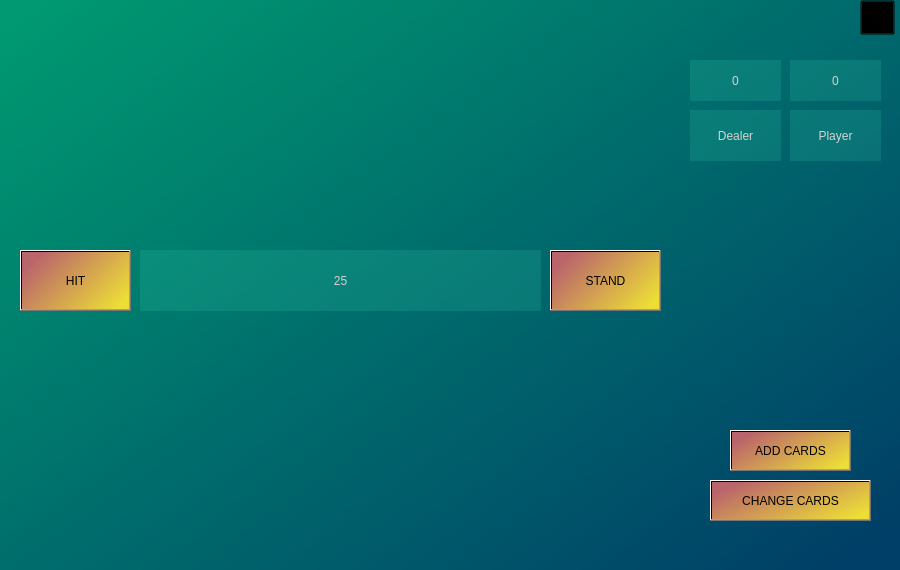
<?xml version="1.0" encoding="UTF-8"?>
<ui version="4.0">
 <class>GameWidget</class>
 <widget class="QWidget" name="GameWidget">
  <property name="geometry">
   <rect>
    <x>0</x>
    <y>0</y>
    <width>900</width>
    <height>570</height>
   </rect>
  </property>
  <property name="windowTitle">
   <string>GameWidget</string>
  </property>
  <property name="styleSheet">
   <string notr="true">color: rgb(255, 255, 255);
background-color: qlineargradient(spread:pad, x1:0, y1:0.051, x2:0.99061, y2:0.932, stop:0 rgba(0, 153, 113, 255), stop:1 rgba(0, 63, 103, 255));</string>
  </property>
  <widget class="QLabel" name="labelDealer1">
   <property name="geometry">
    <rect>
     <x>20</x>
     <y>20</y>
     <width>100</width>
     <height>170</height>
    </rect>
   </property>
   <property name="styleSheet">
    <string notr="true">background-color: rgba(255, 255, 255, 0);</string>
   </property>
   <property name="text">
    <string/>
   </property>
  </widget>
  <widget class="QLabel" name="labelDealer2">
   <property name="geometry">
    <rect>
     <x>130</x>
     <y>20</y>
     <width>100</width>
     <height>170</height>
    </rect>
   </property>
   <property name="styleSheet">
    <string notr="true">background-color: rgba(255, 255, 255, 0);</string>
   </property>
   <property name="text">
    <string/>
   </property>
  </widget>
  <widget class="QLabel" name="labelDealer3">
   <property name="geometry">
    <rect>
     <x>240</x>
     <y>20</y>
     <width>100</width>
     <height>170</height>
    </rect>
   </property>
   <property name="styleSheet">
    <string notr="true">background-color: rgba(255, 255, 255, 0);</string>
   </property>
   <property name="text">
    <string/>
   </property>
  </widget>
  <widget class="QLabel" name="labelDealer4">
   <property name="geometry">
    <rect>
     <x>350</x>
     <y>20</y>
     <width>100</width>
     <height>170</height>
    </rect>
   </property>
   <property name="styleSheet">
    <string notr="true">background-color: rgba(255, 255, 255, 0);</string>
   </property>
   <property name="text">
    <string/>
   </property>
  </widget>
  <widget class="QLabel" name="labelDealer5">
   <property name="geometry">
    <rect>
     <x>460</x>
     <y>20</y>
     <width>100</width>
     <height>170</height>
    </rect>
   </property>
   <property name="styleSheet">
    <string notr="true">background-color: rgba(255, 255, 255, 0);</string>
   </property>
   <property name="text">
    <string/>
   </property>
  </widget>
  <widget class="QLabel" name="labelDealer6">
   <property name="geometry">
    <rect>
     <x>570</x>
     <y>20</y>
     <width>100</width>
     <height>170</height>
    </rect>
   </property>
   <property name="styleSheet">
    <string notr="true">background-color: rgba(255, 255, 255, 0);</string>
   </property>
   <property name="text">
    <string/>
   </property>
  </widget>
  <widget class="QLabel" name="labelPlayer6">
   <property name="geometry">
    <rect>
     <x>570</x>
     <y>380</y>
     <width>100</width>
     <height>170</height>
    </rect>
   </property>
   <property name="styleSheet">
    <string notr="true">background-color: rgba(255, 255, 255, 0);</string>
   </property>
   <property name="text">
    <string/>
   </property>
  </widget>
  <widget class="QLabel" name="labelPlayer3">
   <property name="geometry">
    <rect>
     <x>240</x>
     <y>380</y>
     <width>100</width>
     <height>170</height>
    </rect>
   </property>
   <property name="styleSheet">
    <string notr="true">background-color: rgba(255, 255, 255, 0);</string>
   </property>
   <property name="text">
    <string/>
   </property>
  </widget>
  <widget class="QLabel" name="labelPlayer4">
   <property name="geometry">
    <rect>
     <x>350</x>
     <y>380</y>
     <width>100</width>
     <height>170</height>
    </rect>
   </property>
   <property name="styleSheet">
    <string notr="true">background-color: rgba(255, 255, 255, 0);</string>
   </property>
   <property name="text">
    <string/>
   </property>
  </widget>
  <widget class="QLabel" name="labelPlayer2">
   <property name="geometry">
    <rect>
     <x>130</x>
     <y>380</y>
     <width>100</width>
     <height>170</height>
    </rect>
   </property>
   <property name="styleSheet">
    <string notr="true">background-color: rgba(255, 255, 255, 0);</string>
   </property>
   <property name="text">
    <string/>
   </property>
  </widget>
  <widget class="QLabel" name="labelPlayer1">
   <property name="geometry">
    <rect>
     <x>20</x>
     <y>380</y>
     <width>100</width>
     <height>170</height>
    </rect>
   </property>
   <property name="styleSheet">
    <string notr="true">background-color: rgba(255, 255, 255, 0);</string>
   </property>
   <property name="text">
    <string/>
   </property>
  </widget>
  <widget class="QLabel" name="labelPlayer5">
   <property name="geometry">
    <rect>
     <x>460</x>
     <y>380</y>
     <width>100</width>
     <height>170</height>
    </rect>
   </property>
   <property name="styleSheet">
    <string notr="true">background-color: rgba(255, 255, 255, 0);</string>
   </property>
   <property name="text">
    <string/>
   </property>
  </widget>
  <widget class="QLabel" name="labelPlayerScore">
   <property name="geometry">
    <rect>
     <x>790</x>
     <y>60</y>
     <width>91</width>
     <height>41</height>
    </rect>
   </property>
   <property name="styleSheet">
    <string notr="true">background-color: rgba(65, 221, 182, 40);
font: 14pt &quot;Segoe UI&quot;;
color: rgb(211, 211, 211);</string>
   </property>
   <property name="midLineWidth">
    <number>-4</number>
   </property>
   <property name="text">
    <string>0</string>
   </property>
   <property name="alignment">
    <set>Qt::AlignCenter</set>
   </property>
  </widget>
  <widget class="QLabel" name="labelDealerScore">
   <property name="geometry">
    <rect>
     <x>690</x>
     <y>60</y>
     <width>91</width>
     <height>41</height>
    </rect>
   </property>
   <property name="styleSheet">
    <string notr="true">background-color: rgba(65, 221, 182, 40);
font: 14pt &quot;Segoe UI&quot;;
color: rgb(211, 211, 211);</string>
   </property>
   <property name="midLineWidth">
    <number>-4</number>
   </property>
   <property name="text">
    <string>0</string>
   </property>
   <property name="alignment">
    <set>Qt::AlignCenter</set>
   </property>
  </widget>
  <widget class="QLabel" name="labelBackSide">
   <property name="geometry">
    <rect>
     <x>680</x>
     <y>200</y>
     <width>100</width>
     <height>170</height>
    </rect>
   </property>
   <property name="styleSheet">
    <string notr="true">background-color: rgba(255, 255, 255, 0);</string>
   </property>
   <property name="text">
    <string/>
   </property>
  </widget>
  <widget class="QPushButton" name="btnHit">
   <property name="geometry">
    <rect>
     <x>20</x>
     <y>250</y>
     <width>111</width>
     <height>61</height>
    </rect>
   </property>
   <property name="styleSheet">
    <string notr="true">font: 700 12pt &quot;Segoe UI&quot;;
color: rgb(0, 0, 0);
background-color: qlineargradient(spread:pad, x1:0.042, y1:0.267, x2:1, y2:0.773, stop:0 rgba(186, 101, 107, 255), stop:1 rgba(236, 221, 55, 255));</string>
   </property>
   <property name="text">
    <string>HIT</string>
   </property>
  </widget>
  <widget class="QPushButton" name="btnStand">
   <property name="geometry">
    <rect>
     <x>550</x>
     <y>250</y>
     <width>111</width>
     <height>61</height>
    </rect>
   </property>
   <property name="styleSheet">
    <string notr="true">font: 700 12pt &quot;Segoe UI&quot;;
color: rgb(0, 0, 0);
background-color: qlineargradient(spread:pad, x1:0.042, y1:0.267, x2:1, y2:0.773, stop:0 rgba(186, 101, 107, 255), stop:1 rgba(236, 221, 55, 255));</string>
   </property>
   <property name="text">
    <string>STAND</string>
   </property>
  </widget>
  <widget class="QLabel" name="label2">
   <property name="geometry">
    <rect>
     <x>790</x>
     <y>110</y>
     <width>91</width>
     <height>51</height>
    </rect>
   </property>
   <property name="styleSheet">
    <string notr="true">background-color: rgba(65, 221, 182, 40);
font: 14pt &quot;Segoe UI&quot;;
color: rgb(211, 211, 211);</string>
   </property>
   <property name="midLineWidth">
    <number>-4</number>
   </property>
   <property name="text">
    <string>Player</string>
   </property>
   <property name="alignment">
    <set>Qt::AlignCenter</set>
   </property>
  </widget>
  <widget class="QLabel" name="label2_2">
   <property name="geometry">
    <rect>
     <x>690</x>
     <y>110</y>
     <width>91</width>
     <height>51</height>
    </rect>
   </property>
   <property name="styleSheet">
    <string notr="true">background-color: rgba(65, 221, 182, 40);
font: 14pt &quot;Segoe UI&quot;;
color: rgb(211, 211, 211);</string>
   </property>
   <property name="midLineWidth">
    <number>-4</number>
   </property>
   <property name="text">
    <string>Dealer</string>
   </property>
   <property name="alignment">
    <set>Qt::AlignCenter</set>
   </property>
  </widget>
  <widget class="QLabel" name="labelPlayerBet">
   <property name="geometry">
    <rect>
     <x>140</x>
     <y>250</y>
     <width>401</width>
     <height>61</height>
    </rect>
   </property>
   <property name="styleSheet">
    <string notr="true">font: 700 14pt &quot;Segoe UI&quot;;
color: rgb(211, 211, 211);
background-color: rgba(65, 221, 182, 40);</string>
   </property>
   <property name="midLineWidth">
    <number>-4</number>
   </property>
   <property name="text">
    <string>25</string>
   </property>
   <property name="alignment">
    <set>Qt::AlignCenter</set>
   </property>
  </widget>
  <widget class="QPushButton" name="btnAddNewSkins">
   <property name="geometry">
    <rect>
     <x>730</x>
     <y>430</y>
     <width>121</width>
     <height>41</height>
    </rect>
   </property>
   <property name="styleSheet">
    <string notr="true">background-color: qlineargradient(spread:pad, x1:0.042, y1:0.267, x2:1, y2:0.773, stop:0 rgba(186, 101, 107, 255), stop:1 rgba(236, 221, 55, 255));
font: 9pt &quot;Segoe UI&quot;;
color: rgb(0, 0, 0);</string>
   </property>
   <property name="text">
    <string>ADD CARDS</string>
   </property>
  </widget>
  <widget class="QPushButton" name="btnChangeImg">
   <property name="geometry">
    <rect>
     <x>710</x>
     <y>480</y>
     <width>161</width>
     <height>41</height>
    </rect>
   </property>
   <property name="styleSheet">
    <string notr="true">background-color: qlineargradient(spread:pad, x1:0.042, y1:0.267, x2:1, y2:0.773, stop:0 rgba(186, 101, 107, 255), stop:1 rgba(236, 221, 55, 255));
font: 9pt &quot;Segoe UI&quot;;
color: rgb(0, 0, 0);</string>
   </property>
   <property name="text">
    <string>CHANGE CARDS</string>
   </property>
  </widget>
  <widget class="QPushButton" name="btnMute">
   <property name="geometry">
    <rect>
     <x>860</x>
     <y>0</y>
     <width>35</width>
     <height>35</height>
    </rect>
   </property>
   <property name="styleSheet">
    <string notr="true">background-color: rgba(0, 0, 0, 0);</string>
   </property>
   <property name="text">
    <string/>
   </property>
  </widget>
  <zorder>btnHit</zorder>
  <zorder>btnStand</zorder>
  <zorder>labelDealer1</zorder>
  <zorder>labelDealer2</zorder>
  <zorder>labelDealer3</zorder>
  <zorder>labelDealer4</zorder>
  <zorder>labelDealer5</zorder>
  <zorder>labelDealer6</zorder>
  <zorder>labelPlayer6</zorder>
  <zorder>labelPlayer3</zorder>
  <zorder>labelPlayer4</zorder>
  <zorder>labelPlayer2</zorder>
  <zorder>labelPlayer1</zorder>
  <zorder>labelPlayer5</zorder>
  <zorder>labelPlayerScore</zorder>
  <zorder>labelDealerScore</zorder>
  <zorder>labelBackSide</zorder>
  <zorder>label2</zorder>
  <zorder>label2_2</zorder>
  <zorder>labelPlayerBet</zorder>
  <zorder>btnAddNewSkins</zorder>
  <zorder>btnChangeImg</zorder>
  <zorder>btnMute</zorder>
 </widget>
 <resources/>
 <connections/>
</ui>
